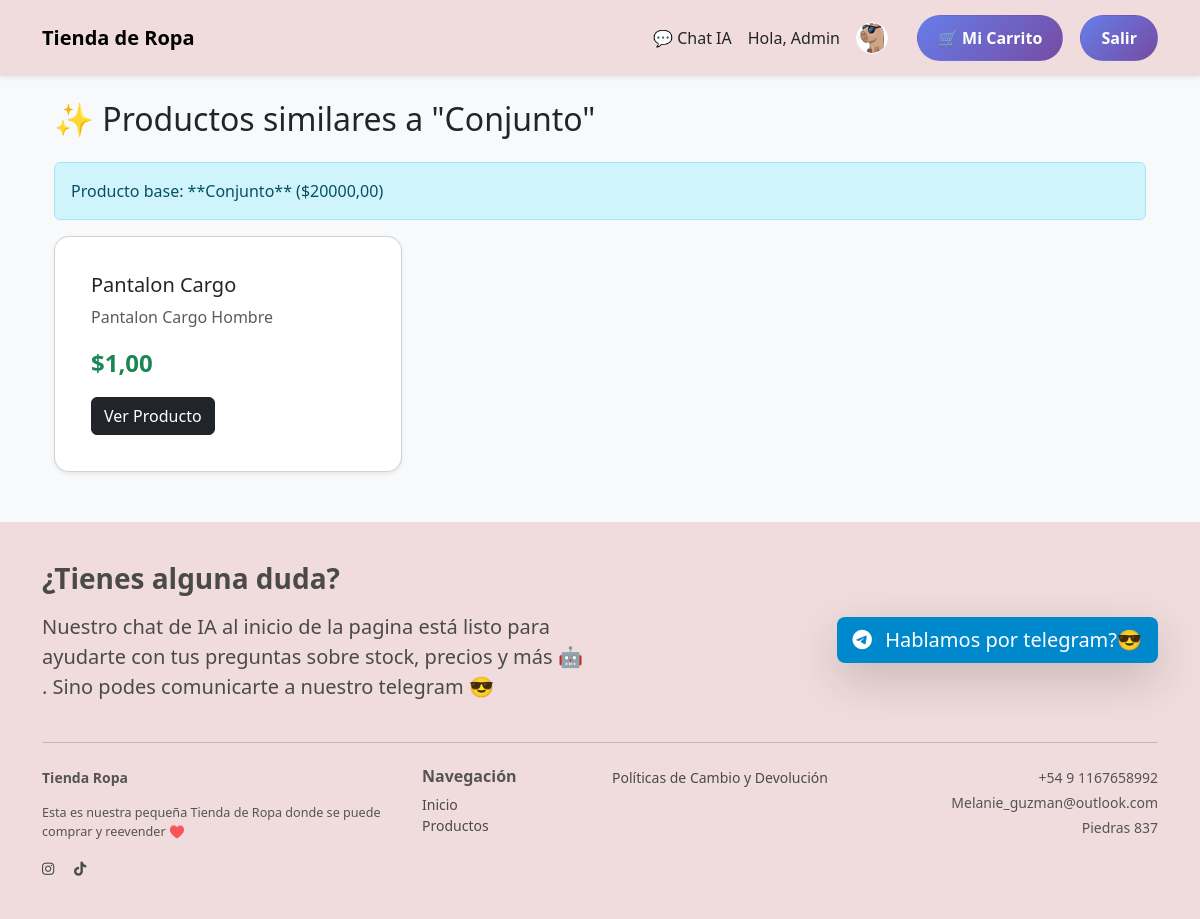
The page /ia/recommend/5/ (signed in) on the database its author committed.
### perfil/models.py (models this page shows, shortened)
class Profile(models.Model):
    user = models.OneToOneField(User, on_delete=models.CASCADE)
    bio = models.TextField(blank=True)
    website = models.URLField(blank=True, null=True)
    avatar = models.ImageField(
        default='profile_pics/default.png', # Ruta a tu imagen por defecto
        upload_to='profile_pics',           # Cambiado a 'profile_pics' (más común)
        blank=True,
        null=True
    )
    display_name = models.CharField(max_length=50, blank=True, null=True)

### productos/models.py (models this page shows, shortened)
class Product(models.Model):
    seller = models.ForeignKey(settings.AUTH_USER_MODEL, on_delete=models.CASCADE, related_name="products")
    title = models.CharField(max_length=200)
    description = models.TextField(blank=True)
    nuevo = models.BooleanField(default=True)
    marca = models.CharField(max_length=100, blank=True, default="Generico")
    price = models.DecimalField(max_digits=12, decimal_places=2)
    created_at = models.DateTimeField(auto_now_add=True)
    active = models.BooleanField(default=True)
    stock = models.PositiveIntegerField(default=1)  # nuevo campo
    image = models.ImageField(upload_to="product_images/", blank=True, null=True)  # opcional
    updated_at = models.DateTimeField(auto_now=True)  # fecha de última modificación

### chat_ai/views.py (the view)
# urls.py: path("recommend/<int:pk>/", views.recommend_similar, name="recommend-similar"),
def recommend_similar(request, pk):
    producto = get_object_or_404(Product, pk=pk)
    target = None
    try:
        target = producto.embedding.vector
    except Exception:
        if not gemini_service:
            messages.error(request, "El servicio de embeddings no está configurado.")
            return render(request, "chat_ai/recommendations.html", {"product": producto, "recommended": []})
        text = f"{producto.title}. {producto.description or ''}"
        try:
            target = gemini_service.embed_text(text)
        except Exception as e:
            messages.error(request, f"Fallo al generar embedding: {str(e).split(':')[0]}")
            target = None
    if target is None:
        return render(request, "chat_ai/recommendations.html", {"product": producto, "recommended": []})
    candidates = ProductEmbedding.objects.exclude(product=producto)
    results = []
    tvec = np.array(target, dtype=float)
    for c in candidates:
        vec = np.array(c.vector, dtype=float)
        cos = float(np.dot(tvec, vec) / (np.linalg.norm(tvec) * np.linalg.norm(vec)))
        results.append((c.product, cos))
    results.sort(key=lambda x: x[1], reverse=True)
    top = [p for p, score in results[:6]]
    return render(request, "chat_ai/recommendations.html", {"product": producto, "recommended": top})

### chat_ai/templates/chat_ai/recommendations.html (shortened to what this page needs)
{% extends "base.html" %}
{% block content %}
<div class="container">
    <h2 class="mb-4">
        ✨ Productos similares a "{{ product.title }}"
    </h2>
    <div class="alert alert-info" role="alert">
        Producto base: **{{ product.title }}** (${{ product.price }})
    </div>
    <div class="row row-cols-1 row-cols-md-3 g-4">
    {% for p in recommended %}
        <div class="col">
            <div class="card h-100 shadow-sm">
                <div class="card-body">
                    <h3 class="card-title h5">{{ p.title }}</h3>
                    <p class="card-text text-muted">{{ p.description|truncatewords:12 }}</p>
                    <p class="card-text fs-4 fw-bold text-success">${{ p.price }}</p>
                    <a href="{% url 'product-detail' p.pk %}" class="btn btn-dark">Ver Producto</a>
                </div>
            </div>
        </div>
    {% empty %}
        <div class="col-12">
            <p class="alert alert-warning">No se encontraron recomendaciones similares para este producto. [cite: 307]</p>
        </div>
    {% endfor %}
    </div>
</div>
{% endblock %}

### templates/base.html (shortened to what this page needs)
{% load static %}
<!doctype html>
<html lang="es">
<head>
    <link href="https://cdn.jsdelivr.net/npm/bootstrap@5.3.8/dist/css/bootstrap.min.css" rel="stylesheet">
    <link rel="stylesheet" href="https://cdnjs.cloudflare.com/ajax/libs/font-awesome/6.5.0/css/all.min.css">
    <link rel="stylesheet" href="{% static 'core/style.css' %}">
</head>
<body class="bg-light">
  <nav id="main-navbar" class="navbar navbar-expand-lg navbar-light shadow-sm">
        <div class="container">
            <a class="navbar-brand fw-bold" href="{% url 'home' %}">Tienda de Ropa</a>
            <div class="collapse navbar-collapse justify-content-end" id="navbarNav">
                <ul class="navbar-nav align-items-center">
                    <li class="nav-item me-2">
                        <a href="{% url 'chat_ai:ai-chat' %}" class="nav-link text-dark">
                            💬 Chat IA
                        </a>
                    </li>
                    {% if user.is_authenticated %}
                        <li class="nav-item me-3 text-dark">
                            Hola,
                            {% if user.profile.display_name %}
                                {{ user.profile.display_name }}
                            {% else %}
                                {{ user.username }}
                            {% endif %}
                        </li>
                        <li class="nav-item me-3">
                            <a href="{% url 'perfil:profile-update' %}" class="nav-link p-0">
                                <img src="
                                    {% if user.profile.avatar and user.profile.avatar.name %}
                                        {{ user.profile.avatar.url }}
                                    {% else %}
                                        {% get_media_prefix %}profile_pics/default.png
                                    {% endif %}
                                    "
                                    alt="Avatar"
                                    class="rounded-circle border border-1 border-white"
                                    width="32" height="32"
                                    style="object-fit: cover;">
                            </a>
                        </li>
                        <li class="btn text-white">
                            <a href="{% url 'productos:view_cart' %}" class="btn btn-logout">🛒 Mi Carrito</a>
                        </li>
                        <li class="nav-item">
                            <a href="{% url 'account_logout' %}" class="btn btn-logout">Salir</a>
                        </li>
                    {% else %}
                        <li class="nav-item">
                            <a href="{% url 'account_login' %}" class="btn btn-logout">Entrar</a>
                        </li>
                    {% endif %}
                </ul>
            </div>
        </div>
    </nav>
    <main class="container my-4">
        {% block content %}{% endblock %}
    </main>
<footer class="footer-custom">
    <div class="container">
        <div class="row">
            <div class="col-md-6 text-center text-md-start mb-4 mb-md-0">
                <h3 class="fw-bold mb-3">¿Tienes alguna duda?</h3>
                <p class="lead">Nuestro chat de IA al inicio de la pagina está listo para ayudarte con tus preguntas sobre stock, precios y más 🤖 . Sino podes comunicarte a nuestro telegram 😎 </p>
            </div>
            <div class="col-md-6 d-flex align-items-center justify-content-center justify-content-md-end">
                <a href="https://t.me/TiendaRopaIA_bot" target="_blank" class="btn btn-lg btn-secondary text-white shadow-lg" style="background-color: #0088cc; border: none;">
                    <i class="fab fa-telegram-plane me-2"></i> Hablamos por telegram?😎
                </a>
            </div>
        </div>
        <hr class="my-4">
        <div class="row small text-muted">
            <div class="col-md-4 mb-4 mb-md-0">
                <p class="fw-bold">Tienda Ropa</p>
                <p style="font-size: 0.9em;">Esta es nuestra pequeña Tienda de Ropa donde se puede comprar y reevender ♥️</p>
                <div class="mt-3">
                    <a href="#"><i class="fab fa-instagram me-3 footer-link"></i></a>
                    <a href="#"><i class="fab fa-tiktok footer-link"></i></a>
                </div>
            </div>
            <div class="col-md-2">
                <h6 class="fw-bold">Navegación</h6>
                <ul class="list-unstyled">
                    <li><a href="{% url 'home' %}" class="footer-link">Inicio</a></li>
                    <li><a href="{% url 'productos:product-list' %}" class="footer-link">Productos</a></li>
                </ul>
            </div>
            <div class="col-md-3">
                <ul class="list-unstyled">
                   <li><a href="{% url 'perfil:politica-devolucion' %}" class="footer-link">Políticas de Cambio y Devolución</a></li>
                </ul>
            </div>
            <div class="col-md-3 text-md-end text-start mt-3 mt-md-0">
                <p class="mb-1">+54 9 1167658992</p>
                <p class="mb-1">Melanie_guzman@outlook.com</p>
                <p class="mb-1">Piedras 837</p>
            </div>
        </div>
    </div>
</footer>
</body>
</html>

### core/static/core/style.css (style rules this page uses)
.btn-logout { background: linear-gradient(135deg, #667eea 0%, #764ba2 100%); color: white; padding: 10px 20px; border-radius: 25px; text-decoration: none; font-weight: bold; transition: transform 0.2s ease; display: inline-block; }
.card { background: white; border-radius: 15px; padding: 20px; box-shadow: 0 5px 15px rgba(0,0,0,0.1); transition: transform 0.3s ease; text-align: right; height: 100%; display: flex; flex-direction: column; justify-content: space-between; text-align: left; }
main.container { display: block !important; }
.footer-custom { background-color: #F0DCDC; color: #4a4a4a; padding: 40px 0; margin-top: 50px; }
.footer-link { color: #4a4a4a; text-decoration: none; transition: color 0.2s; }
#main-navbar { background-color: #F0DCDC !important; }

### rows shown on the page
Product: title "Conjunto", price "20000,00"
Product: title "Pantalon Cargo", description "Pantalon Cargo Hombre", price "1,00"

### other values the page prints
{{ user.profile.display_name }} "Admin"
